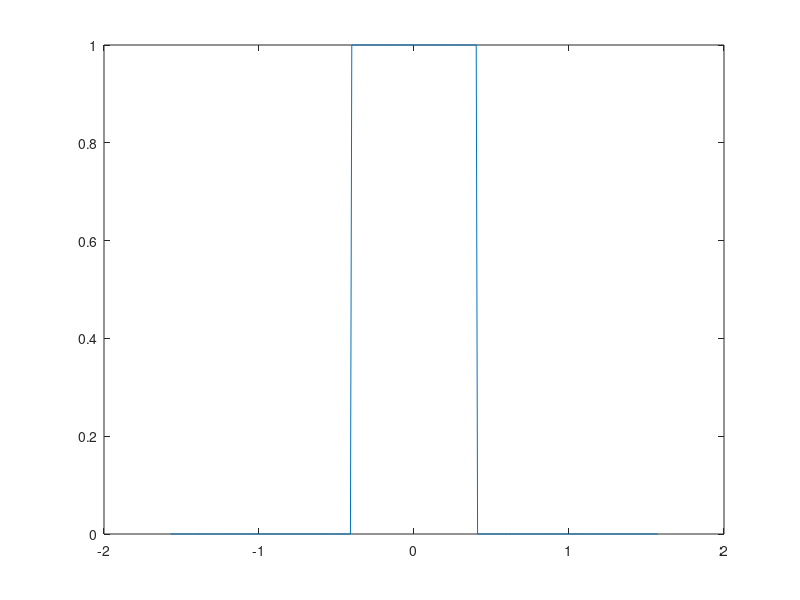
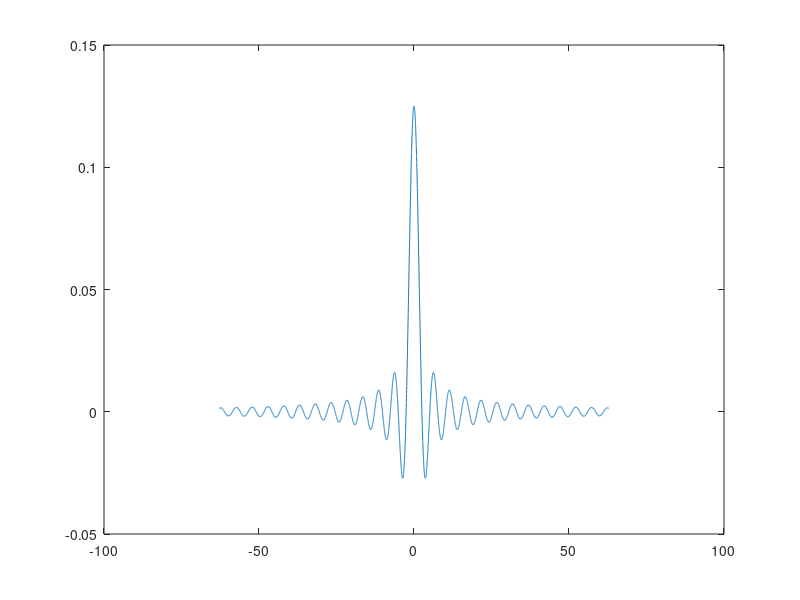
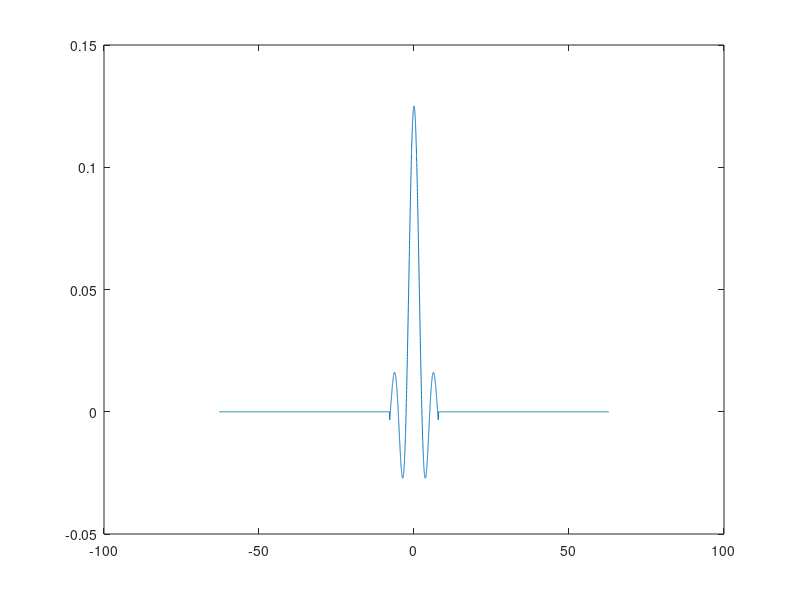
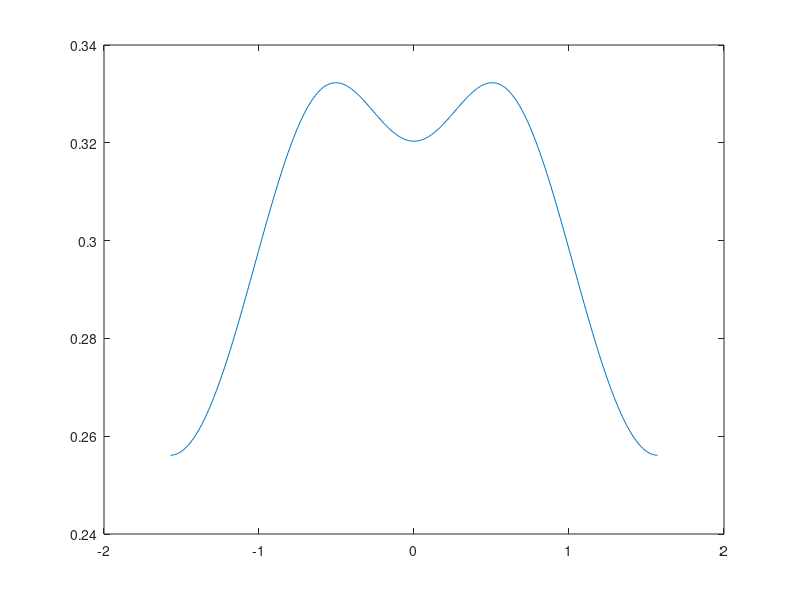

MATLAB code for these plots, in order:
clc;
close all;
clear all;

theta = -pi/2:pi/360:pi/2;
f= 2*(10^9);
c=3*(10^8);
lamda =c/f;
k0=(2*pi)/lamda;
u0 = pi/8;
u=sin(theta);
x = -20*pi:0.01:20*pi;
a=2.5*pi;
[m n]=size(x);

%F(u)
for i=1:1:length(u)
    if abs(u(i)) <= u0;
        fofu(i)=1;
    else
        fofu(i)=0;
    end
end
figure(1);
plot(theta,fofu);

%f(x)
for i=1:1:n
    fofx1(i) = (u0/pi)*sinc(x(i)*u0);
    fun = @(y) exp(-1i*x(i)*y);
    fofx2(i) = (1/2*pi)*integral(fun,-u0,u0);
end
fofx3 = ifft(fofu);
figure(2);
plot(x,fofx1);

%ft(x)
for i=1:1:n
    if abs(x(i)) <= a
        ftx(i) = (u0/pi)*sinc(x(i)*u0);
    else
        ftx(i) = 0;
    end
end
figure(3);
plot(x,ftx);

%Ft(u)
for i=1:1:length(u)
    fun2 = @(y) sinc(y*u0).*exp(1i*y*u(i));
    ftu(i) = (u0/pi)*integral(fun2,-a/2,a/2);
end
figure(4);
plot(theta,abs(ftu));
